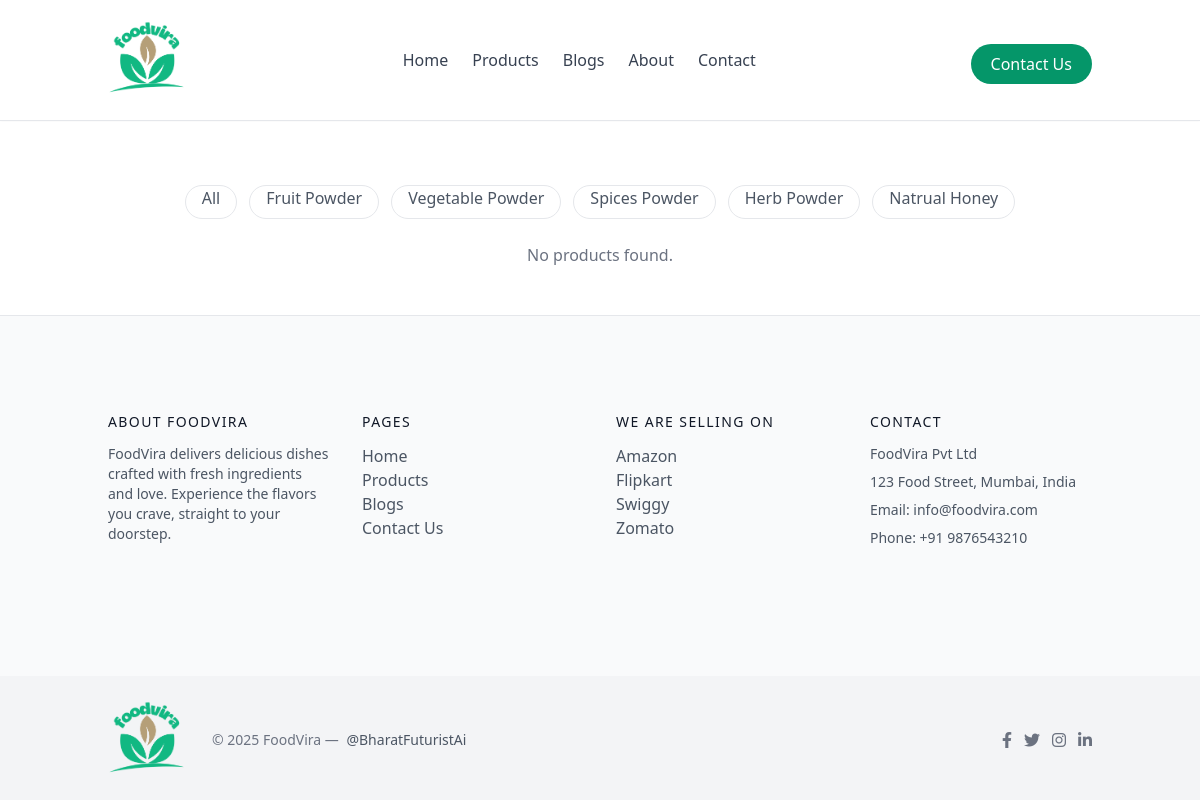
Before: /products/?category=8b63879d-5226-4982-9e25-7f5b5fe79348 with the older database file.
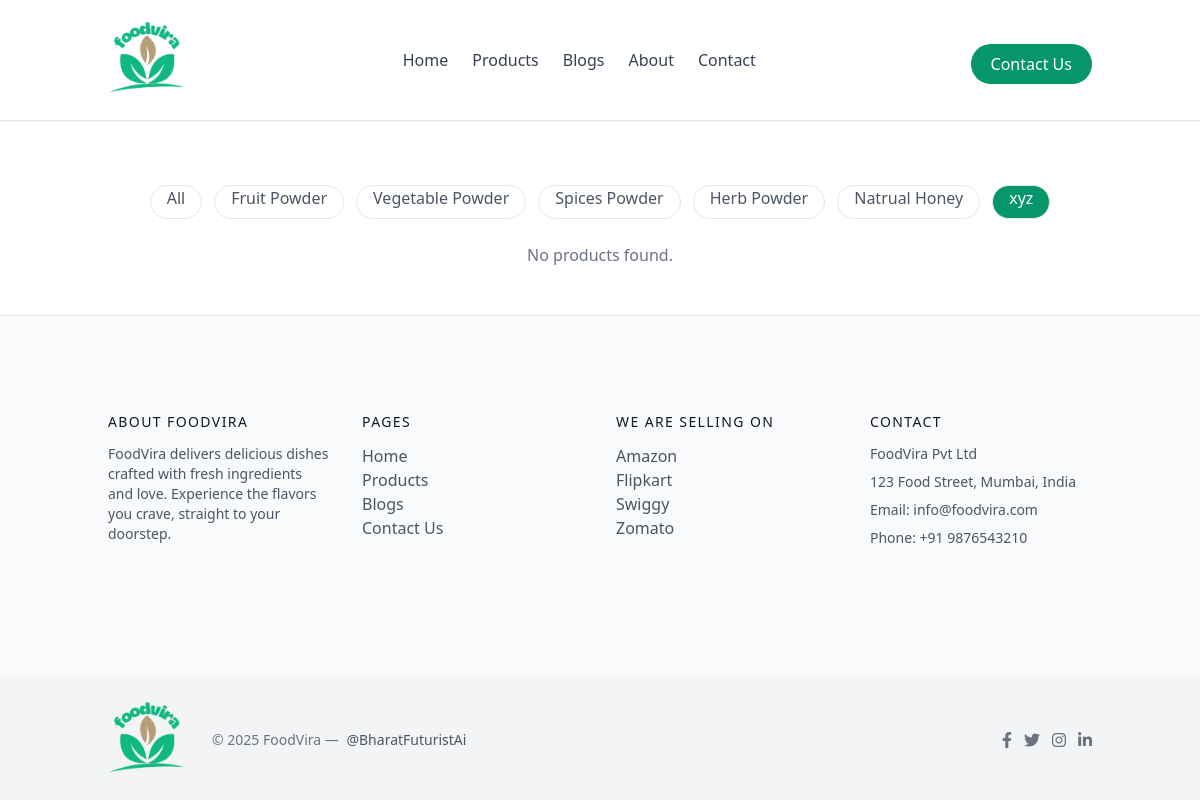
After: the same page with the newer database file.
### apps/products/models.py (models this page shows, shortened)
class Category(BaseClass):
    name = models.CharField(max_length=255, unique=True)

### apps/store/views.py (the view)
# urls.py: path("products/", products, name="products"),
def products(request):
    category_id = request.GET.get("category")
    categories = Category.objects.all()
    product_list = Product.objects.order_by("-created_at")
    if category_id:
        product_list = product_list.filter(category_id=category_id)
    paginator = Paginator(product_list, 12)  # products per page
    page_number = request.GET.get("page")
    page_obj = paginator.get_page(page_number)
    context = {
        "categories": categories,
        "products": page_obj.object_list,
        "page_obj": page_obj,
        "selected_category": category_id,
    }
    return render(request, "store/products.html", context)

### apps/store/templates/store/products.html (shortened to what this page needs)
{% extends 'store/base.html' %}
{% block body %}
<section class="text-gray-600 body-font">
  <div class="container px-5 py-16 mx-auto">
    <div class="flex flex-wrap gap-3 mb-10 justify-center">
      <a
        href="{% url 'products' %}"
        class="px-4 pb-2 rounded-full border
        {% if not selected_category %}
          bg-green-600 text-white
        {% else %}
          hover:bg-gray-100
        {% endif %}"
      >
        All
      </a>
      {% for category in categories %}
      <a
        href="?category={{ category.id }}"
        class="px-4 pb-2 rounded-full border
        {% if selected_category == category.id|stringformat:'s' %}
          bg-green-600 text-white
        {% else %}
          hover:bg-gray-100
        {% endif %}"
      >
        {{ category.name }}
      </a>
      {% endfor %}
    </div>
    <div class="flex flex-wrap -m-4">
      {% for product in products %}
      <div class="lg:w-1/4 md:w-1/2 p-4 w-full">
        <a class="block relative rounded overflow-hidden">
          <img
            alt="{{ product.title }}"
            class="object-cover object-center w-full h-auto block"
            src="{{ product.image.url }}"
          >
        </a>
        <div class="mt-4">
          <h3 class="text-gray-500 text-xs tracking-widest title-font mb-1">
            {{ product.category.name }}
          </h3>
          <a
            href="{% url 'product_detail' product_id=product.id %}"
            class="text-gray-900 title-font text-lg font-medium hover:text-green-600"
          >
            {{ product.title }}
          </a>
          <p class="mt-1 font-semibold">₹{{ product.price }}</p>
        </div>
      </div>
      {% empty %}
      <p class="text-center w-full text-gray-500">
        No products found.
      </p>
      {% endfor %}
    </div>
  </div>
</section>
{% endblock %}

Changed rows visible on the page:
added Category: name "xyz"
